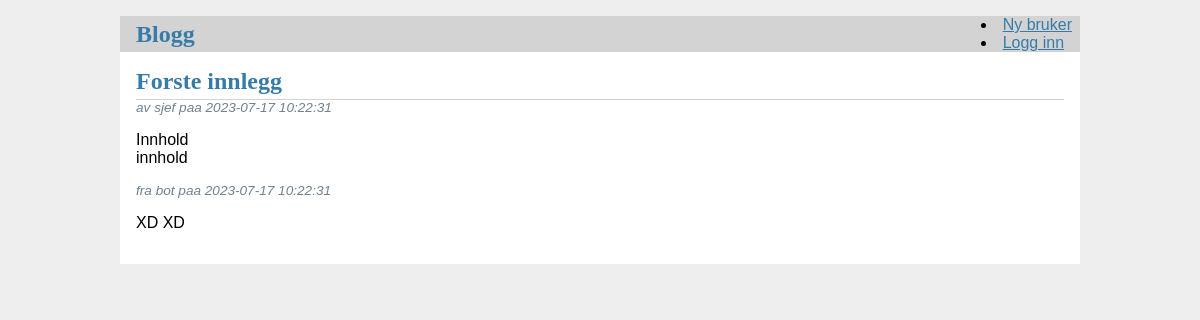
The page /1 on the database its author committed.
### tables this page shows
CREATE TABLE innlegg (
	id INTEGER PRIMARY KEY AUTOINCREMENT,
	tittel VARCHAR(20) NOT NULL,
	innhold VARCHAR(512),
	dato_postet TIMESTAMP NOT NULL DEFAULT CURRENT_TIMESTAMP,
	bruker_id INT NOT NULL,
	FOREIGN KEY (bruker_id) REFERENCES brukere(id)

);

CREATE TABLE brukere (
	id INTEGER PRIMARY KEY AUTOINCREMENT,
	brukernavn VARCHAR(20) UNIQUE NOT NULL,
	passord VARCHAR(50) NOT NULL,
	er_admin BOOLEAN DEFAULT 0
);

CREATE TABLE kommentar (
	id INTEGER PRIMARY KEY AUTOINCREMENT,
	innhold VARCHAR(100) NOT NULL,
	dato_postet TIMESTAMP NOT NULL DEFAULT CURRENT_TIMESTAMP,
	innlegg_id INT NOT NULL,
	bruker_id INT NOT NULL,
	FOREIGN KEY (innlegg_id) REFERENCES innlegg(id),
	FOREIGN KEY (bruker_id) REFERENCES burkere(id)
);

### blogg/blog.py (the view)
@bp.route("/<int:id>",methods=("GET",))
def show_post(id):
	post = get_post(id)
	comments = get_comments_from_post(id)
	if not post:
		return abort(404,f"Post {id} does not exist")
	return render_template("blog/show_post.html",post=post,comments=comments)

### backend/blog.py (called while the page is built)
def get_post(id):
    post = get_db().execute(
        "SELECT i.id,tittel,innhold,dato_postet,brukernavn,bruker_id "
        "FROM innlegg i JOIN brukere b ON bruker_id = b.id WHERE i.id = ?",
        (id,)).fetchone()
    return post

def get_comments_from_post(id):
    comments = get_db().execute(
        "SELECT k.id, innhold, dato_postet, innlegg_id,bruker_id, brukernavn "
        "FROM kommentar k JOIN brukere b on bruker_id = b.id WHERE innlegg_id = ?",
        (id,)).fetchall()
    return comments

### backend/db.py (called while the page is built)
def get_db():
	database = sqlite3.connect(path+"\\instance\\database.sqlite")
	database.row_factory = sqlite3.Row
	return database

### blogg/auth.py (called while the page is built)
@bp.before_app_request
def load_logged_in_user():
	user_id = session.get("user_id")
	if user_id is None:
		g.user = None
	else:
		g.user = get_user(user_id)
		if g.user == None:
			return abort(403)

### blogg/templates/blog/show_post.html (shortened to what this page needs)
{% extends "base.html" %}
{% block header %}
	<h1>{% block title %}{{post["tittel"]}}{% endblock %}</h1>
{% endblock %}
{% block content %}
	<article class="post">
		<header>
			<div>
				<div class="about">av {{post["brukernavn"]}} paa {{post["dato_postet"]}}</div>
			</div>
		</header>
		<p class="body">{{post["innhold"]}}</p>
	</article>
	{% for comment in comments %}
		<article class="post">
			<header>
				<div class="about">fra {{comment["brukernavn"]}} paa {{comment["dato_postet"]}}</div>
			</header>
			<p class="body">{{comment["innhold"]}}</p>
		</article>
	{% endfor %}
{% endblock %}

### blogg/static/style.css (style rules this page uses)
h1 { font-family: serif; color: #377ba8; margin: 1rem 0; }
.content > header h1 { flex: auto; margin: 1rem 0 0.25rem 0; }
.post > header { display: flex; align-items: flex-end; font-size: 0.85em; }
.post > header > div:first-of-type { flex: auto; }
.post .about { color: slategray; font-style: italic; }
.post .body { white-space: pre-line; }

### rows shown on the page
innlegg: tittel "Forste innlegg", dato_postet "2023-07-17 10:22:31", innhold "Innhold innhold"
brukere: brukernavn "sjef"
kommentar: brukernavn "bot", dato_postet "2023-07-17 10:22:31", innhold "XD XD"
